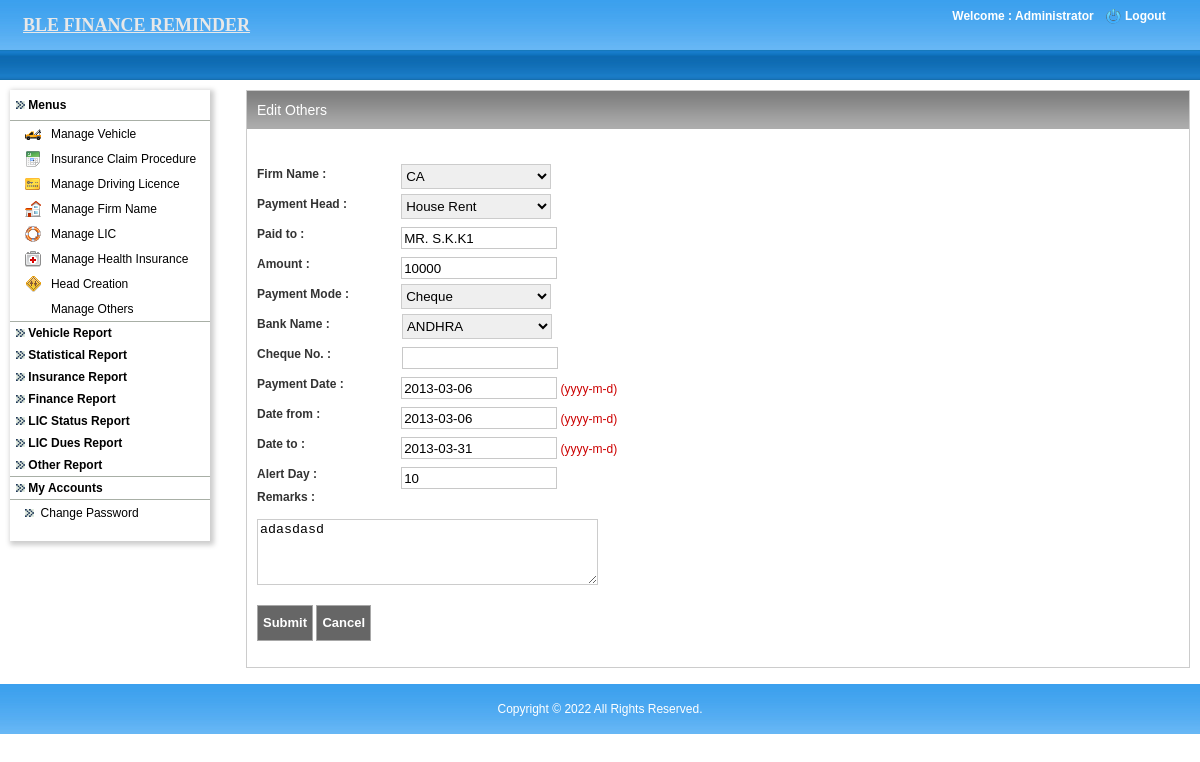
The page /admin/edit_others.php?id=2 (signed in) on the database its author committed.
### tables this page shows
CREATE TABLE IF NOT EXISTS `other_details` (
  `id` int(11) NOT NULL AUTO_INCREMENT,
  `firm_id` int(11) NOT NULL,
  `payment_head_id` int(11) NOT NULL,
  `paid_to` varchar(255) NOT NULL,
  `amount` double NOT NULL,
  `mode_of_payment` varchar(255) NOT NULL,
  `cheque_no` varchar(255) NOT NULL,
  `bank_id` int(11) NOT NULL,
  `payment_date` date NOT NULL,
  `date_from` date NOT NULL,
  `date_to` date NOT NULL,
  `remarks` longtext NOT NULL,
  `alert_others` int(11) NOT NULL,
  PRIMARY KEY (`id`)
);

### includes/class.dbFunctions.php (called while the page is built, shortened)
<?php
class Dbfunctions extends Pagination
{
public $mysqli;
public function __construct()
{
	$localhost = "localhost";
	$username = "root";
	$password = "";
	$db = "ble_finance_latest";
	$this->mysqli = new mysqli($localhost,$username,$password,$db) or
		die('Oops connection error -> ' . mysqli_connect_error());
}
	function fetchSingle($tblName,$optCondition=""){
		if(trim($optCondition) != ""){
			$condition = " WHERE " . $optCondition;
		}else{
			$condition = "";
		}
        $sql="SELECT * FROM " . $tblName . $condition;
		$result = $this->mysqli->query($sql);
		return $result->fetch_array(MYSQLI_BOTH);
	}
	function get_session(){
		if(isset($_SESSION['login'])){
			return $_SESSION['login'];
		}
	}
	function getDataFromTable($tblName, $fldName,  $optCondition){
		$defaultVal="";
		if(trim($optCondition) != ""){
			$condition = $optCondition ;
		}else{
			$condition = "";
		}
		$rs = $this->mysqli->query("select " . $fldName . " from " . $tblName . " where " . $condition);
		if( (!($rs)) || (!($rec=$rs->fetch_array(MYSQLI_BOTH)))){
			return $defaultVal;
		}else if(is_null($rec[0])){
			return $defaultVal;
		}else{
			return $rec[0];
		}
	}
	function fetch($tblName,$optCondition="",$optorder="",$optlimit="",$optorderType="ASC"){
		if(trim($optCondition) != ""){
			$condition = " WHERE " . $optCondition;
		}else{
			$condition = "";
		}
		if(trim($optlimit) != ""){
			$limit = " ".$optlimit;
		}else{
			$limit = "";
		}
		if(trim($optorder) != ""){
			$sql = "SELECT * FROM " . $tblName . $condition ." ORDER BY ". $optorder." ".$optorderType. $limit;
		}else{
			$sql = "SELECT * FROM " . $tblName . $condition. $limit;
		}
		$result = $this->mysqli->query($sql);
		while($row =$result->fetch_array(MYSQLI_BOTH)){
			$result_array[] = $row;
		}
		if(count($result_array)>0){
			return $result_array;
		}else{
			$default_val=array();
			return $default_val;
		}
	}
}
?>

### admin/edit_others.php (the view, shortened to what this page needs)
<?php
include_once '../includes/class.dbFunctions.php';
$db = new Dbfunctions();
include 'application_top.php';
$view_det=$db->fetchSingle("other_details","id='$_REQUEST[id]'");
?>
<link href="css/style.css" rel="stylesheet" type="text/css" />
<body>
<table width="100%" border="0" cellspacing="0" cellpadding="0">
  <tr>
    <td align="center" valign="middle" ><?php include 'header.php'; ?></td>
  </tr>
  <tr>
    <td align="left" valign="top"><table width="100%" border="0" cellspacing="0" cellpadding="0">
      <tr>
        <td width="10">&nbsp;</td>
        <td align="left" valign="top"><table width="100%" border="0" cellspacing="0" cellpadding="0">
          <tr>
            <td height="10" colspan="3" align="left" valign="top"></td>
            </tr>
          <tr>
            <td width="226" align="left" valign="top" height="365"><?php include 'left.php';?></td>
            <td width="10">&nbsp;</td>
            <td align="left" valign="top">
			<table width="100%" border="0" cellspacing="0" cellpadding="0" style="border:solid 1px; border-color:#CCC; background-color:#FFF;">
              <tr>
                <td align="left" valign="top"><table width="100%" border="0" cellspacing="0" cellpadding="0">
                    <tr>
                      <td width="10" align="left" valign="top"><img src="images/leftbox-bg.jpg" alt="leftboxbg" width="10" height="38" /></td>
                      <td class="midboxbg"><table width="100%" border="0" cellspacing="0" cellpadding="0">
                        <tr>
                          <td width="50%" align="left" valign="middle"><h2>Edit Others</h2></td>
                          <td width="50%" align="right" valign="middle"></td>
                        </tr>
                      </table></td>
                      <td width="10" align="right" valign="top"><img src="images/rightbox-bg.jpg" alt="rightboxbg" width="10" height="38" /></td>
                    </tr>
                </table></td>
              </tr>
              <tr>
                <td align="left" valign="top" height="320">
				<table width="100%" border="0" cellspacing="0" cellpadding="0" class="righttableborder2">
                  <tr>
                    <td>
					<form action="" method="post" id="frm" enctype="multipart/form-data">
                      <table width="90%" border="0" align="left" cellpadding="0" cellspacing="0" style="margin-left:10px;">
                        <tr>
                          <td height="30" colspan="4" align="left" valign="middle">
                          </td>
                        </tr>
                       <tr>
                         <td align="left" valign="middle" class="text1">Firm Name : </td>
                         <td height="30" align="left" valign="bottom" class="text1">
                         <select name="firm_id" class="validate[required]" id="firm_id" style="border:1px solid #CCC; height:25px; width:150px;">
                            <?php foreach($db->fetch('firms',"","firm_name","","") as $val) { ?>
                            <option value="<?php echo $val['id']; ?>" <?php if($view_det['firm_id']==$val['id']) { echo "Selected"; }?>><?php echo $val['firm_name']; ?></option>
                             <?php } ?>
                          </select>
                         </td>
                         <td height="25" colspan="2" align="left" valign="middle">&nbsp;</td>
                       </tr>
                       <tr>
                         <td align="left" valign="middle" class="text1">Payment Head : </td>
                         <td height="30" align="left" valign="bottom" class="text1">
                         <select name="payment_head_id" class="validate[required]" id="payment_head_id" style="border:1px solid #CCC; height:25px; width:150px;">
                            <?php foreach($db->fetch('payment_heads',"","heads","","") as $val_head) { ?>
                            <option value="<?php echo $val_head['id']; ?>" <?php if($view_det['payment_head_id']==$val_head['id']) { echo "Selected"; }?>><?php echo $val_head['heads']; ?></option>
                             <?php } ?>
                          </select>
                         </td>
                         <td height="25" colspan="2" align="left" valign="middle">&nbsp;</td>
                       </tr>
                        <tr>
                          <td align="left" valign="middle" class="text1">Paid to  : </td>
                          <td height="30" align="left" valign="bottom" class="text1">
                          <input name="paid_to" type="text" class="validate[required] textfield121" id="paid_to" style="text-transform:uppercase;" autocomplete="off" value="<?php echo $view_det['paid_to']; ?>"/>
                          </td>
                          <td height="25" colspan="2" align="left" valign="middle">&nbsp;</td>
                         </tr>
                         <tr>
                          <td width="17%" align="left" valign="middle" class="text1"> Amount : </td>
                          <td width="64%" height="30" align="left" valign="bottom" class="text1">
                            <input name="amount" type="text" class="validate[required] textfield121" id="amount" onBlur="extractNumber(this,2,false)" onKeyUp="extractNumber(this,2,false)" onKeyPress="return blockNonNumbers(this, event, true, false);" value="<?php echo $view_det['amount']; ?>"/>
                          </td>
                          <td width="19%" height="25" colspan="2" align="left" valign="middle">&nbsp;</td>
                        </tr>
                        <tr>
                          <td align="left" valign="middle" class="text1">Payment Mode : </td>
                          <td height="30" align="left" valign="bottom" class="text1">
           <select name="mode_of_payment" id="mode_of_payment" class="validate[required]" onChange="showHide(this.value);" style="border:1px solid #CCC; height:25px; width:150px;">
                          <option value="Cheque" <?php if($view_det['mode_of_payment']=="Cheque") { echo "Selected"; }?>>Cheque</option>
                          </select>
                          </td>
                          <td height="25" colspan="2" align="left" valign="middle">&nbsp;</td>
                        </tr>
                           <tr id="tr_bank" style="display:<?php if($view_det['mode_of_payment']!="Cash") { ?>''<?php } else { ?>none;<?php } ?>">
                             <td height="10" colspan="4" align="left" class="headingtext">
                            <table width="90%" border="0" align="left" cellpadding="0" cellspacing="0">
                             <tr>
                             <td width="19%" align="left" valign="middle" class="text1">Bank Name : </td>
                             <td width="77%" height="30" align="left" valign="bottom" class="text1">
                             <select name="bank_id" id="bank_id" class="validate[required]" style="border:1px solid #CCC; height:25px; width:150px;">
                             <?php foreach($db->fetch('bank_details',"","bank_name","","") as $val_bank) { ?>
                              <option value="<?php echo $val_bank['id'];?>" <?php if($view_det['bank_id']==$val_bank['id']) { echo "Selected"; }?>><?php echo $val_bank['bank_name'];?></option>
                             <?php } ?>
                              </select>
                             </td>
                             <td width="4%" height="25" colspan="2" align="left" valign="middle">&nbsp;</td>
                           </tr>
                            <tr>
                             <td align="left" valign="middle" class="text1">Cheque No. : </td>
                             <td height="30" align="left" valign="bottom" class="text1">
                             <input name="cheque_no" type="text" id="cheque_no" class="validate[required] textfield121" value="<?php echo $view_det['cheque_no']; ?>"/>
                             </td>
                             <td height="25" colspan="2" align="left" valign="middle">&nbsp;</td>
                           </tr>
                             </table>
                             </td>
                           </tr>
                           <tr>
                             <td align="left" valign="middle" class="text1">Payment Date  : </td>
                             <td height="30" align="left" valign="bottom" class="text1">
                 <input name="payment_date" type="text" id="payment_date" class="datepick validate[required] textfield121" readonly value="<?php echo $view_det['payment_date']; ?>"/>
                          <span class="level_msg">(yyyy-m-d) </span>
                             </td>
                             <td height="25" colspan="2" align="left" valign="middle">&nbsp;</td>
                           </tr>
                           <tr>
                             <td align="left" valign="middle" class="text1">Date from : </td>
                             <td height="30" align="left" valign="bottom" class="text1">
              <input name="date_from" type="text" id="date_from" class="datepick validate[required] textfield121" readonly value="<?php echo $view_det['date_from']; ?>"/>
                          <span class="level_msg">(yyyy-m-d) </span>
                             </td>
                             <td height="25" colspan="2" align="left" valign="middle">&nbsp;</td>
                           </tr>
                           <tr>
                             <td align="left" valign="middle" class="text1">Date to : </td>
                             <td height="30" align="left" valign="bottom" class="text1">
                        <input name="date_to" type="text" id="date_to" class="datepickFuture validate[required] textfield121" readonly value="<?php echo $view_det['date_to']; ?>"/>
                          <span class="level_msg">(yyyy-m-d) </span>
                             </td>
                             <td height="25" colspan="2" align="left" valign="middle">&nbsp;</td>
                           </tr>
                           <tr>
                             <td align="left" valign="middle" class="text1">Alert Day : </td>
                             <td height="30" align="left" valign="bottom" class="text1"><input name="alert_others" type="text" class="validate[required] textfield121" id="alert_others" onKeyPress="return onlyNumbers(event);" value="<?php echo $view_det['alert_others']; ?>"/></td>
                             <td height="25" colspan="2" align="left" valign="middle">&nbsp;</td>
                           </tr>
                           <tr>
                             <td align="left" valign="top" class="text1">Remarks : </td>
                             <td height="30" align="left" valign="bottom" class="text1">
                             </td>
                             <td height="25" colspan="2" align="left" valign="middle">&nbsp;</td>
                           </tr>
                           <tr>
                             <td height="10" colspan="4" align="left" class="headingtext">
                             <textarea name="remarks" id="remarks" rows="4" cols="40" style="border:1px solid #CCC;"><?php echo $view_det['remarks']; ?></textarea></td>
                           </tr>
                           <tr>
                          <td height="10" colspan="4" align="left" class="headingtext"></td>
                          </tr>
                        <tr>
                          <td height="40" colspan="7" align="left">
                          <input name="submit" type="submit" class="button" id="submit" value="Submit">&nbsp;<input name="submit2" type="button" class="button" id="submit2" value="Cancel" onClick="javascript:window.location='manage_others.php'">
                          </td>
                          </tr>
                        <tr>
                          <td align="left">&nbsp;</td>
                          <td align="left">&nbsp;</td>
                          <td colspan="5" align="left">&nbsp;</td>
                        </tr>
                      </table>
                    </form></td>
                  </tr>
                </table>
				</td>
              </tr>
            </table></td>
            </tr>
        </table></td>
        <td width="10">&nbsp;</td>
      </tr>
    </table></td>
  </tr>
  <tr>
    <td>&nbsp;</td>
  </tr>
  <tr>
    <td align="center"><?php include 'footer.php';?></td>
  </tr>
</table>
</body>
</html>

### admin/header.php (shortened to what this page needs)
<table width="100%" border="0" cellpadding="0" cellspacing="0" style="background: url(images/top_bg.jpg) repeat-x;">
  <tr>
    <td width="50%" height="50" align="left" valign="middle" style="padding-left:23px;">
    <a href="admin_home.php" class="style3" style="text-decoraon:none; font-size:18px;">BLE FINANCE REMINDER</a></td>
    <td width="50%" align="right" valign="top" style="padding-right:5px;">
	<?php
	if ($db->get_session())
	{
	$client_name=$db->getDataFromTable('admin', 'admin_name',  "id='$_SESSION[admin_id]'");
	?>
	<table width="250" border="0" cellspacing="0" cellpadding="0">
      <tr>
        <td height="8" colspan="3" align="center" valign="middle" class="logouttext"></td>
        </tr>
      <tr>
        <td width="156" align="center" valign="middle" class="logouttext">Welcome : <?php echo $client_name; ?> </td>
        <td width="24" align="center" valign="middle"><a href="logout.php"><img src="images/logout-icon.png" alt="logout_icon" width="15" height="15" border="0"/></a></td>
        <td width="70" align="left" valign="middle"><a href="logout.php" class="logouttext">Logout</a></td>
      </tr>
      <tr>
        <td height="10" colspan="3"></td>
      </tr>
      <tr>
        <td colspan="3" align="left" valign="top">&nbsp;</td>
      </tr>
    </table>
	<?php
	}
	?>	</td>
  </tr>
  <tr>
    <td colspan="2" align="left" valign="middle" class="greenborder" >&nbsp;</td>
  </tr>
</table>

### rows shown on the page
other_details: paid_to "Mr. S.K.K1", amount "10000", payment_date "2013-03-06", date_from "2013-03-06", date_to "2013-03-31", alert_others "10", remarks "adasdasd"

### other values the page prints
$client_name "Administrator"
form field firm_id "CA"
form field payment_head_id "House Rent"
form field bank_id "ANDHRA"
